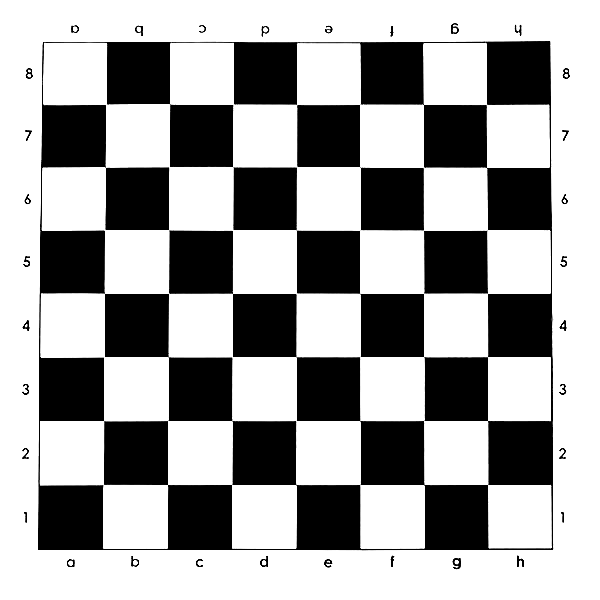
#> input picture learn_demo/image/qipan.jpg, 600 x 600 px
$ python 'Shi-Tomasi角点检测.py'
#> lines starting #> are read from the running program, lines starting #| are printed output that depends on the picture; after the words box and inside, x2 and y2 are one past the last pixel; in counts of white or black regions, pixels touching at a corner belong together
import numpy as np
import cv2 as cv
import matplotlib.pyplot as plt
# 1 读取图像

img = cv.imread('./image/qipan.jpg')
#> img is the input picture: shape (600, 600, 3); min 0, max 255, mean 162.6
gray = cv.cvtColor(img,cv.COLOR_BGR2GRAY)
# 2 角点检测
corners = cv.goodFeaturesToTrack(gray,1000,0.01,10)
#> corners = 119 rows, first 8: [520, 561], [566, 75], [27, 263], [562, 260], [167, 484], [487, 420], [29, 71], [233, 294]
# 3 绘制角点
for i in corners:
    x,y = i.ravel()
    cv.circle(img,(int(x),int(y)),2,(0,0,255),-1)
#> this loop made 119 passes
#> (x, y) on passes 1 to 12: (520, 561), (566, 75), (27, 263), (562, 260), (167, 484), (487, 420), (29, 71), (233, 294), (567, 131), (27, 200), (424, 105), (30, 131)
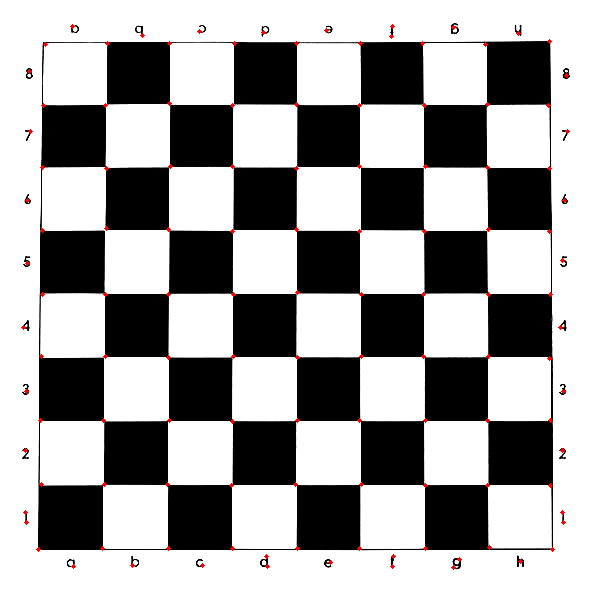
#> img: shape (600, 600, 3); 0.43% of pixels changed, all inside (x1, y1, x2, y2) = (21, 24, 570, 570)
# 4 图像展示
plt.figure(figsize=(10,8),dpi=100)
plt.imshow(img[:,:,::-1]),plt.title('shi-tomasi角点检测')
plt.xticks([]), plt.yticks([])
plt.show()

$ run again, with learn_demo/image/angle.jpg copied over learn_demo/image/qipan.jpg
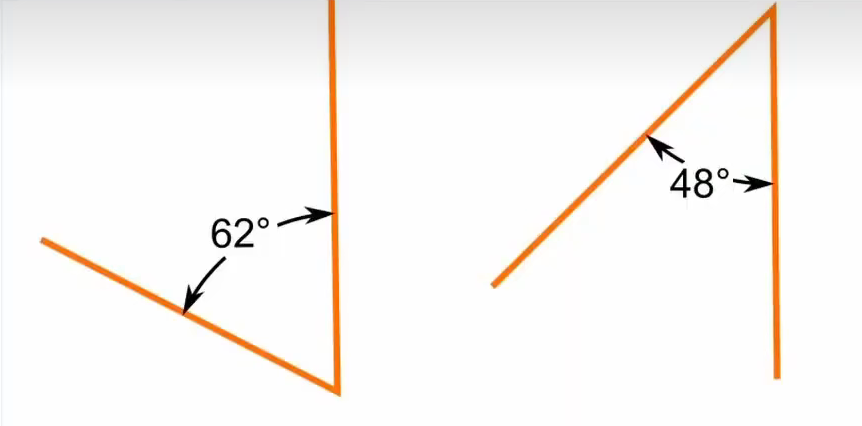
#> input picture learn_demo/image/angle.jpg, 862 x 426 px
#> img is the input picture: shape (426, 862, 3); mean B, G, R 242.5, 245.3, 248.5
#> `gray = cv.cvtColor(img,cv.COLOR_BGR2GRAY)`:
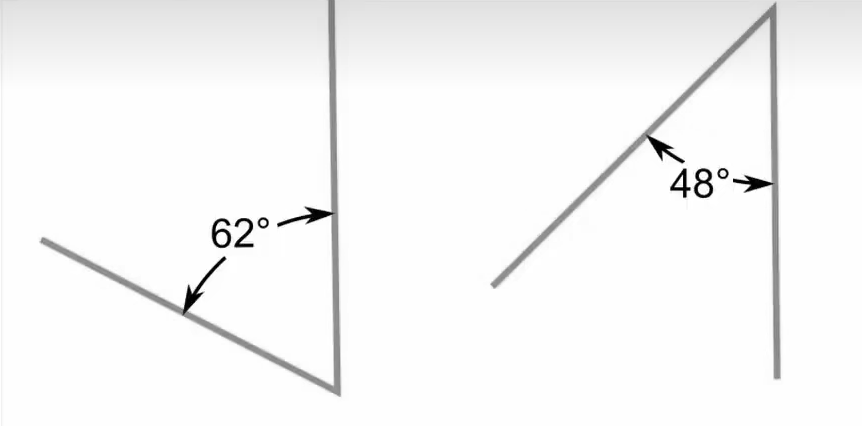
#> gray: shape (426, 862); min 0, max 255, mean 246
#> corners = 44 rows, first 8: [683, 161], [684, 196], [229, 224], [675, 186], [734, 180], [697, 181], [278, 225], [310, 213]
#> the loop `for i in corners:` made 44 passes
#> after the loop `for i in corners:`:
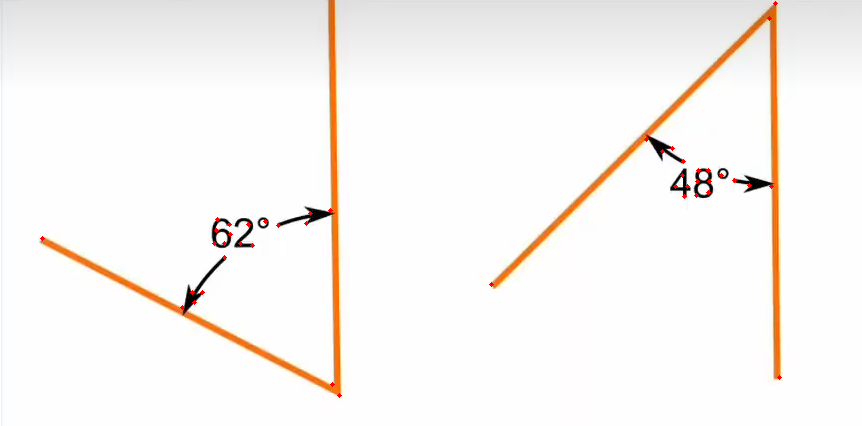
#> img: shape (426, 862, 3); 0.16% of pixels changed, all inside (x1, y1, x2, y2) = (40, 1, 782, 398)

$ run again, with learn_demo/image/face.jpg copied over learn_demo/image/qipan.jpg
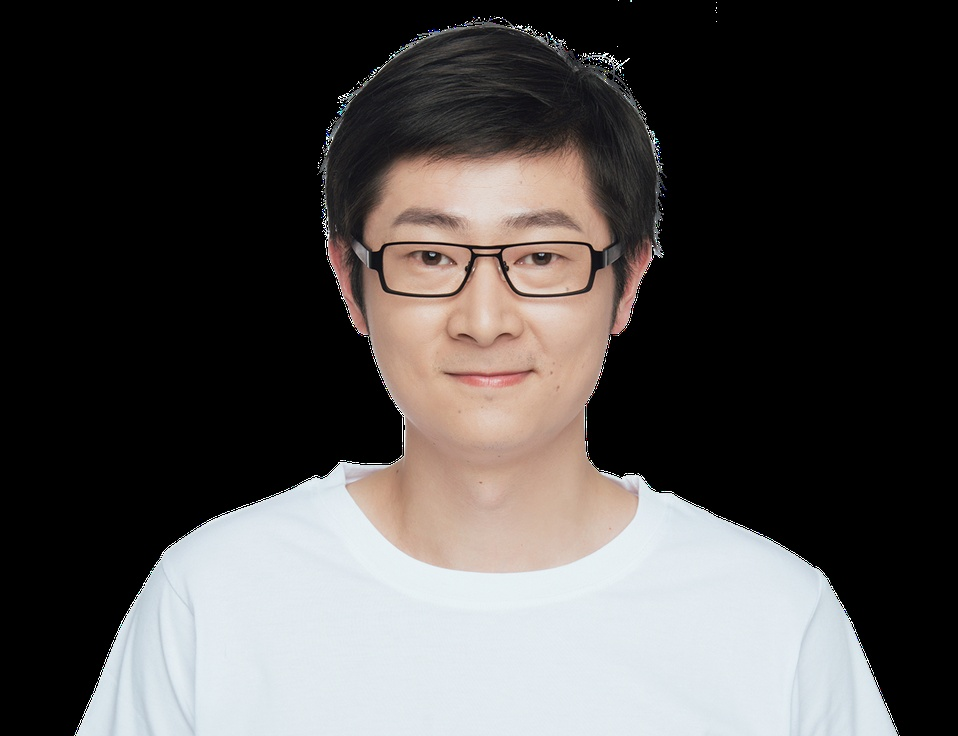
#> input picture learn_demo/image/face.jpg, 958 x 736 px, shrunk from 1380 x 1060 before the run
#> img is the input picture: shape (736, 958, 3); mean B, G, R 73.6, 74.7, 77.6
#> `gray = cv.cvtColor(img,cv.COLOR_BGR2GRAY)`:
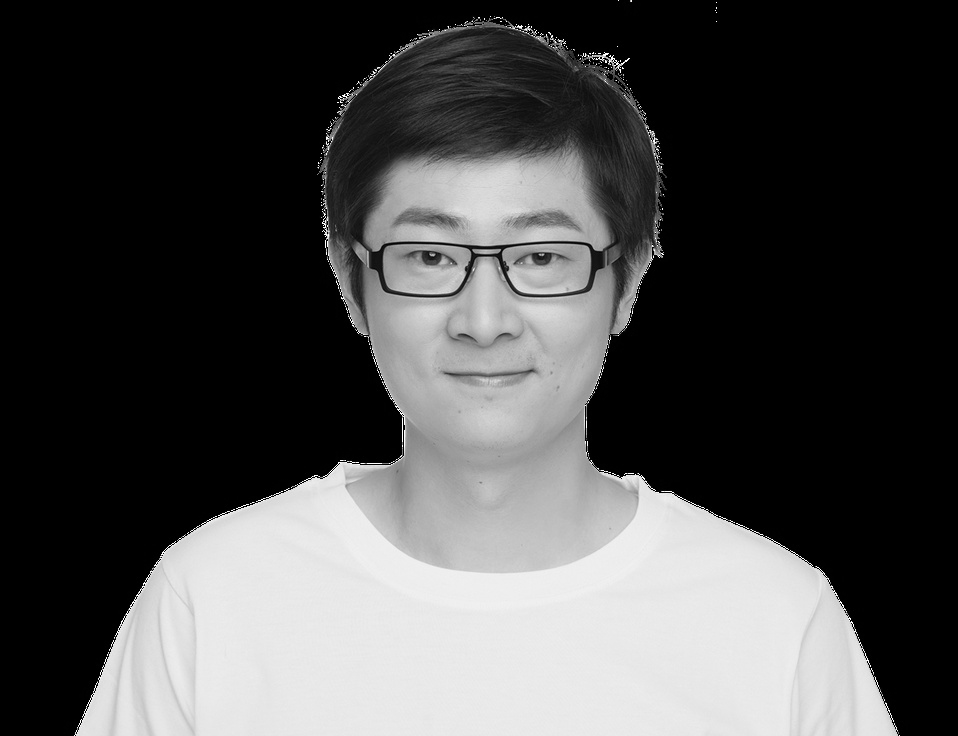
#> gray: shape (736, 958); min 0, max 255, mean 75.5
#> corners = 221 rows, first 8: [521, 26], [605, 62], [373, 72], [479, 17], [393, 55], [345, 94], [623, 68], [593, 52]
#> the loop `for i in corners:` made 221 passes
#> after the loop `for i in corners:`:
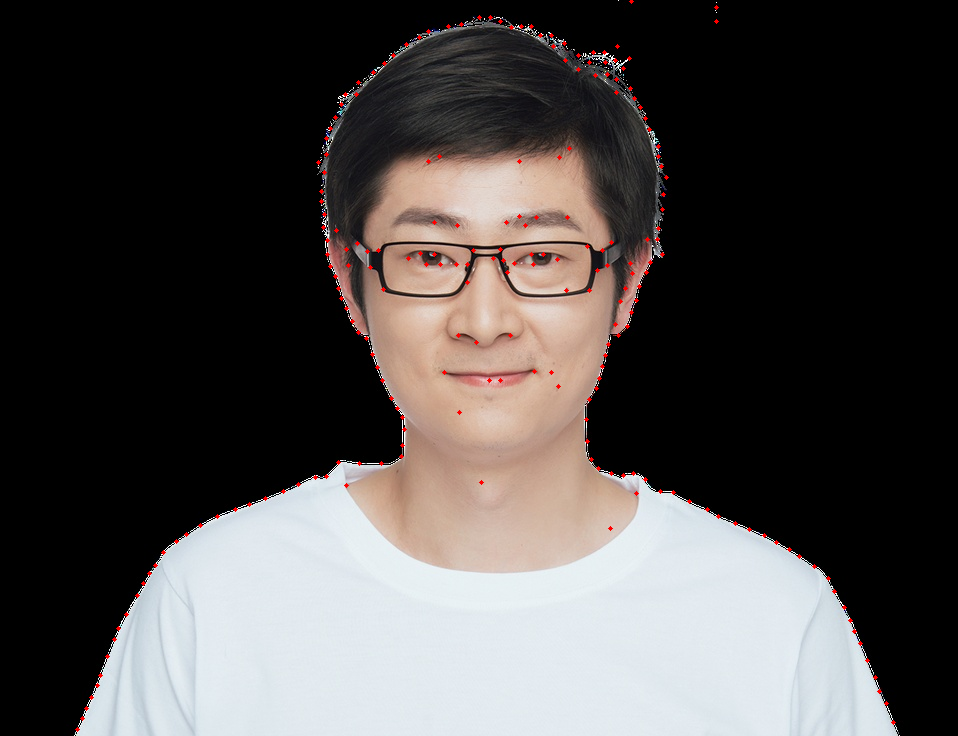
#> img: shape (736, 958, 3); 0.41% of pixels changed, all inside (x1, y1, x2, y2) = (75, 0, 896, 732)
